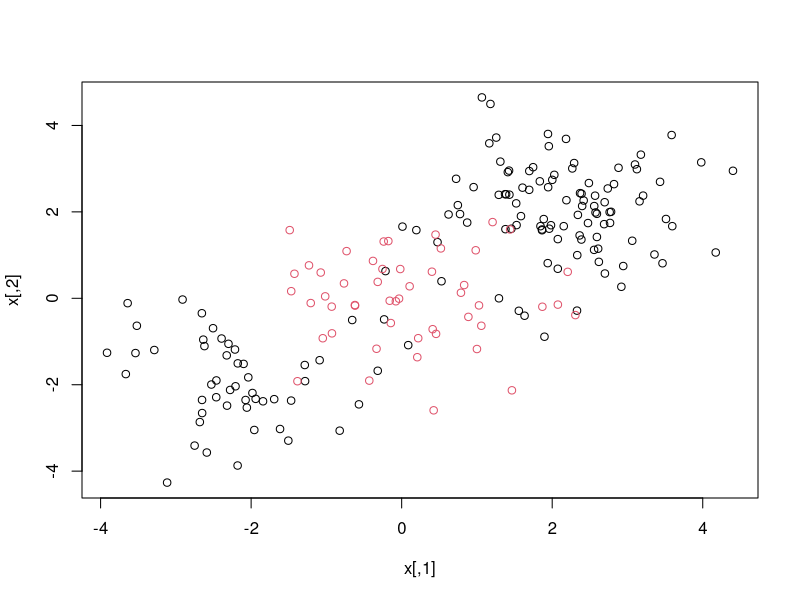

Write R code to recreate this figure. (Note: this script raises an error after producing the figure.)
# Chapter 09 Support Vector Machines
## 9.6 Lab: Support Vector Machines

### 9.6.2 Support Vector Machine

set.seed(1)
x = matrix(rnorm(200 * 2), ncol = 2)
x[1:100, ] = x[1:100, ] + 2
x[101:150, ] = x[101:150, ] - 2
y = c(rep(1, 150), rep(2, 50))
dat = data.frame(x = x, y = as.factor(y))

plot(x, col = y)

train = sample(200, 100)
svmfit = svm(y ~ ., data = dat[train, ], kernel = 'radial',
             gamma = 1, cost = 1)
plot(svmfit, dat[train, ])

summary(svmfit)

svmfit = svm(y ~ ., data = dat[train, ], kernel = 'radial',
             gamma = 1, cost = 1e5)
plot(svmfit, dat[train, ])

set.seed(1)
tune.out = tune(svm, y ~ ., data = dat[train, ], kernel = 'radial',
                ranges = list(cost = c(0.1, 1, 10, 100, 1000),
                              gamma = c(0.5, 1, 2, 3, 4)))
summary(tune.out)

table(true = dat[-train, 'y'],
      pred = predict(tune.out$best.model, newdata = dat[-train, ]))